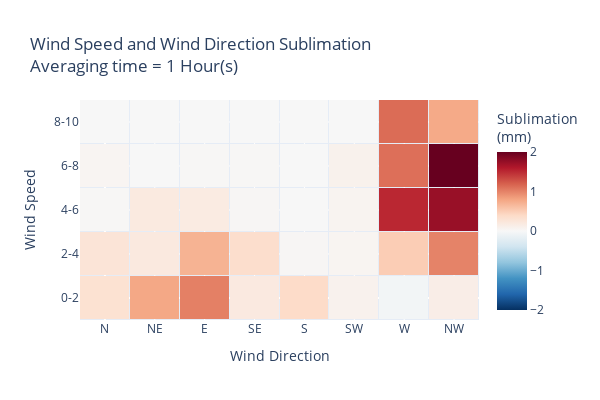

Notebook source saved alongside this figure:
### Code cell
# plot grouped as a heatmap
fig = go.Figure()
fig.add_trace(go.Heatmap(z=grouped.values, 
                         x=grouped.columns, 
                         y=grouped.index,

                        colorbar={'title':'Sublimation<br>(mm)'},
                        colorscale='RdBu_r',
                        # min and max color values
                        zmin=-2,
                        zmax=2,
                        xgap=1,
                        ygap=1,
                         ))
# add grid
fig.update_layout(height=400, 
                  width=600,
                  xaxis_title='Wind Direction',
                  yaxis_title='Wind Speed',
                  title=f'Wind Speed and Wind Direction Sublimation<br>Averaging time = {timestep} Hour(s)',
                  )
# change x-axis ticks to be cardinal wind directions
fig.update_xaxes(tickvals=[0, 45, 90, 135, 180, 225, 270, 315], ticktext=['N', 'NE', 'E', 'SE', 'S', 'SW', 'W', 'NW'])
# update y-axes ticks to be wind speed bins
fig.update_yaxes(tickvals=[0, 2, 4, 6, 8, 10, 12, 14, 16, 18], ticktext=['0-2', '2-4', '4-6', '6-8', '8-10', '10-12', '12-14', '14-16', '16-18', '18-20'])
# update legend title to legend_title='Percent of Winter Sublimation (%)'

### Figure 1 — Plotly figure (JSON) as saved in the notebook; plotly's stock layout.template omitted (floating-point values rounded to 4 significant figures)
{"data": [{"colorbar": {"title": {"text": "Sublimation<br>(mm)"}}, "colorscale": [[0, "rgb(5,48,97)"], [0.1, "rgb(33,102,172)"], [0.2, "rgb(67,147,195)"], [0.3, "rgb(146,197,222)"], [0.4, "rgb(209,229,240)"], [0.5, "rgb(247,247,247)"], [0.6, "rgb(253,219,199)"], [0.7, "rgb(244,165,130)"], [0.8, "rgb(214,96,77)"], [0.9, "rgb(178,24,43)"], [1, "rgb(103,0,31)"]], "type": "heatmap", "x": [0, 45, 90, 135, 180, 225, 270, 315], "xgap": 1, "y": [0, 2, 4, 6, 8], "ygap": 1, "z": [[0.3047, 0.7788, 1.016, 0.1937, 0.386, 0.08313, -0.0482, 0.1371], [0.2676, 0.1967, 0.6997, 0.3538, 0.02629, 0.04827, 0.5037, 0.9953], [0.01378, 0.1886, 0.1743, 0.02401, 0, 0.05468, 1.515, 1.738], [0.03958, 0, 0.01351, 0.01582, 0, 0.09215, 1.113, 2.046], [0, 0, 0.00379, 0, 0, 0, 1.13, 0.7637]], "zmax": 2, "zmin": -2}], "layout": {"height": 400, "title": {"text": "Wind Speed and Wind Direction Sublimation<br>Averaging time = 1 Hour(s)"}, "width": 600, "xaxis": {"ticktext": ["N", "NE", "E", "SE", "S", "SW", "W", "NW"], "tickvals": [0, 45, 90, 135, 180, 225, 270, 315], "title": {"text": "Wind Direction"}}, "yaxis": {"ticktext": ["0-2", "2-4", "4-6", "6-8", "8-10", "10-12", "12-14", "14-16", "16-18", "18-20"], "tickvals": [0, 2, 4, 6, 8, 10, 12, 14, 16, 18], "title": {"text": "Wind Speed"}}}}
